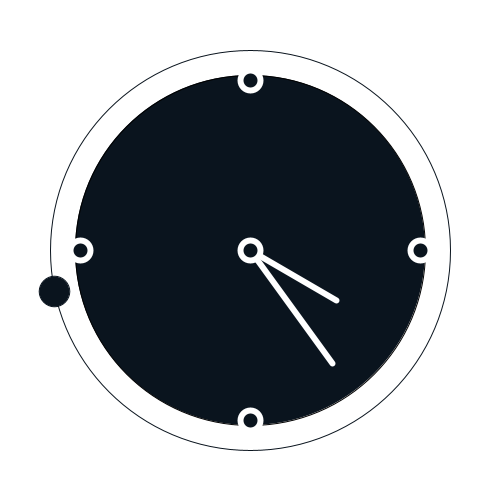
Frame 1 (no input)
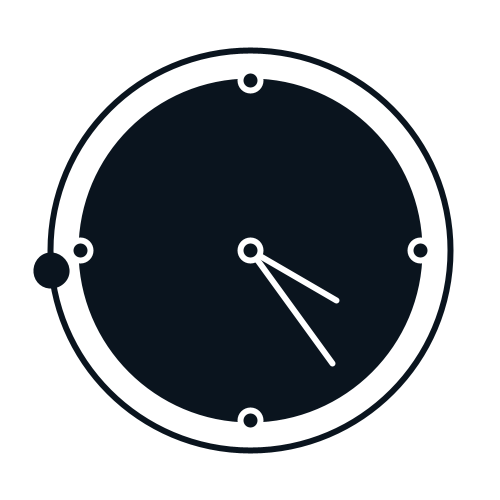
Frame 60 (the mouse pressed at the canvas centre just before this capture)
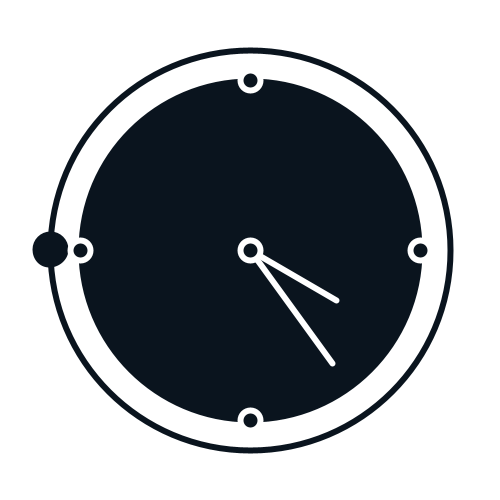
Frame 120 (the mouse held since frame 60 and released just before this capture)

The Processing sketch that drew these frames (run headless with seeded random() and noise(); from frame 60 on, the mouse is pressed at the canvas centre):

// Processing sketch: processing_169469
// ── processing_169469.pde

void setup()
{
  size(500,500);
  background(0);
  
}
void draw ()
{
background(255);
translate(width/2,height/2);
fill(10,20,30);
ellipse(0,0,350,350);



pushMatrix();
noFill();
stroke(10,20,30);
ellipse(0,0,400,400);
popMatrix();


pushMatrix();
float sec=map(second(),0,60,0,360); 
  println(sec);
  rotate(radians(sec));
  fill(10,20,30);
  ellipse(0,200,30,30);
  popMatrix();
  
 
 
pushMatrix();
float min=map(minute(),0,60,0,360);
println(min);
rotate(radians(min));
 translate(0,-140);
stroke(255);
strokeWeight(6);
line(0,0,0,140);
popMatrix();

pushMatrix();
float h=map(hour(),0,12,0,360);
println(h);
rotate(radians(h));
 translate(0, -100);
stroke(255);
strokeWeight(6);
line(0,0,0,100);
popMatrix();






pushMatrix();
ellipse(0,170,20,20);
popMatrix();

pushMatrix();
ellipse(0,-170,20,20);
popMatrix();

pushMatrix();
ellipse(170,0,20,20);;
popMatrix();

pushMatrix();
ellipse(-170,0,20,20);
popMatrix();

pushMatrix();
ellipse(0,0,20,20);
popMatrix();


}
